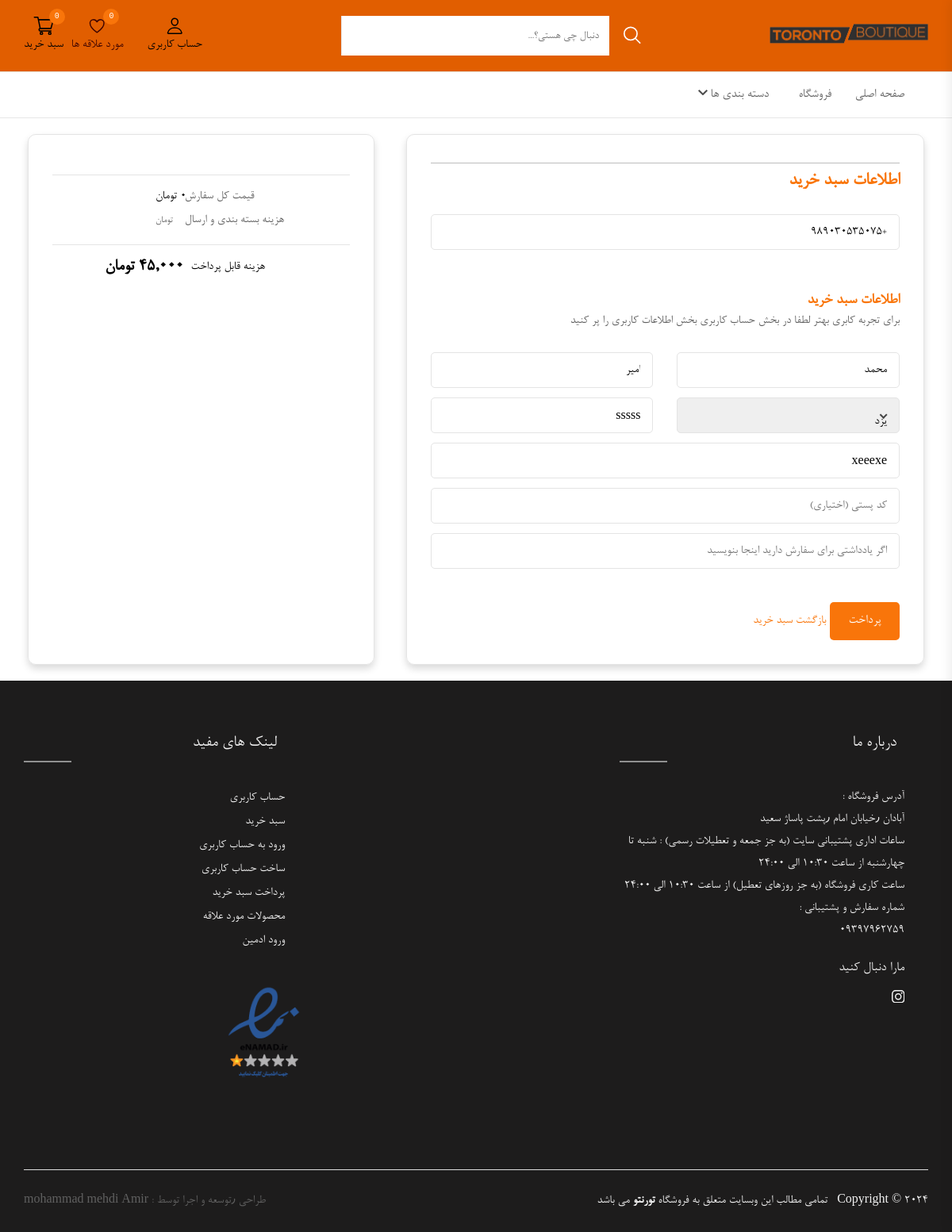
Page /order/create/ (signed in) on the committed database.
### accounts/models.py (models this page shows)
class Customuser(AbstractUser):
    phone_number=PhoneNumberField(region='IR')

### orders/models.py (models this page shows, shortened)
class order(models.Model):
    ORDER_OPTIONS = [
    ('در انتظار تایید', 'در انتظار تایید'),
    ( 'در حال آماده سازی', 'در حال آماده سازی'),
    ( 'ارسال شده', 'ارسال شده')
]
    user=models.ForeignKey(get_user_model(),on_delete=models.CASCADE,related_name='orders',null=True,verbose_name=_('customer :'))
    phone_number=PhoneNumberField(verbose_name=_('phone number :'))
    first_name=models.CharField(max_length=30,verbose_name=_('First Name :'))
    last_name=models.CharField(max_length=30,verbose_name=_('Last Name :'))
    province=models.ForeignKey(Province,on_delete=models.CASCADE,null=True,related_name='orders',verbose_name=_('province :'))
    city=models.CharField(max_length=50,verbose_name=_('city :'))
    address=models.CharField(max_length=150,verbose_name=_('address :'))
    postal_code=models.CharField(max_length=10,verbose_name=_('postal code :'),null=True,blank=True)
    datetime_order=models.DateTimeField(auto_now_add=True)
    datetime_order_modified=models.DateTimeField(auto_now=True)
    peyment_status=models.BooleanField(default=False,verbose_name=_('peyment_status :'))
    order_status =models.CharField(max_length=50,choices=ORDER_OPTIONS,null=True,default='در انتظار تایید',verbose_name=_('order_status :'))
    order_note=models.TextField(blank=True,verbose_name=_('Do You Have Any Note For This Order?'))
    total_price=models.PositiveIntegerField(null=True,blank=True,verbose_name=_('total order price:'))
    zarinpal_authority = models.CharField(max_length=225,blank=True,verbose_name=_(' zarinpal authority code:'))
    class NotEnoughException(Exception):
        def __init__(self, number):
            self.number = number
    class Meta:
        verbose_name_plural ='سفارشات'

### orders/views.py (the view)
# urls.py: path('create/',order_create,name='order_create'),
@login_required
def order_create(request):
    cart=Cart(request)
    order_form=AddOrderForm()
    if request.method == 'POST':
        order_form=AddOrderForm(request.POST)
        if order_form.is_valid():
            if len(cart)!=0:
                SHIPING_PRICE=Shiping_price.objects.get().shiping_price
                order_obj =order_form.save(commit=False)
                order_obj.user=request.user
                order_obj.phone_number=order_form.cleaned_data['phone_number']
                order_obj.total_price=cart.get_total_price()+SHIPING_PRICE
                order_obj.save()
                try:
                    for item in cart:
                        pro=Product.objects.get(id=item['product_object'])
                        order_item.objects.create(
                            order=order_obj,
                            product=Product.objects.get(id=pro.id),
                            size=item['size'],
                            color=item['color'],
                            quantity=item['quantity'],
                            price=pro.price,
                            total_price=item['total_price']
                        )
                    request.session['order_id'] = order_obj.id
                    return redirect('peyment_request')
                except Exception as e:
                    print(e,'-------------------------')
                    messages.error(request,_('please try again'))
                    last_order_info=1
            else:
                messages.error(request,_('your cart is empty'))
                last_order_info=1
        else:
            messages.error(request,_('your order has not been registered, please try again'))
            last_order_info=1
    else:
        order_form=AddOrderForm()
        if request.user.orders.exists():
            last_order = request.user.orders.last()
            last_order_info = last_order  # You can access the order fields directly
        else:
            last_order_info=1
    return render(request,'orders/order_create.html',{
        'form':order_form,
        'province':Province.objects.all(),
        'customer':request.user,
        'order_info':last_order_info
    })

### orders/forms.py
class AddOrderForm(forms.ModelForm):
    class Meta:
        model = order
        fields = ('phone_number','first_name','last_name','province','city','address','postal_code','order_note','total_price')

### carts/cart.py (called while the page is built, shortened)
    def __len__(self):
        return len(self.cart.keys())

    def get_total_price(self):
        product_ids = []
        for item in self.cart.values():
            product_ids.append(item['product'])
        s = 0
        return s

### carts/cart_context.py (called while the page is built)
def cart(request):
    return {'cart':Cart(request)}

### orders/templatetags/price_tags.py (called while the page is built)
@register.filter
def apply_shiping_price(total_price):
    return total_price+SHIPING_PRICE

### products/category_context.py (called while the page is built)
def category1(request):
    return {'Category':Category.objects.select_related('discount').prefetch_related('products').all()}

### products/templatetags/persian_number.py (called while the page is built)
@register.filter
def to_persian(value):
    if settings.LANGUAGE_CODE == 'fa':
        value=str(value)
        translation_table = value.maketrans('0123456789','۰۱۲۳۴۵۶۷۸۹')
        return value.translate(translation_table)
    else:
        return value

### orders/templates/orders/order_create.html (shortened to what this page needs)
{% extends '_base.html' %}
{% load mathfilters %}
{% load price_tags %}
{% load persian_number %}
{% load solo_tags %}
{% load custom_mathfilter %}
{% load humanize %}
{% load tags_for_cart %}
{% block content %}
<div class="checkout__page--area">
    <div class="container">
        <div class="checkout__page--inner d-flex">
            <div class="main checkout__mian shadow"  style="margin: 20px; ">
                                            <td class="checkout__total--calculated__text text-right" style="position: absolute ;left: 40px;">{% get_solo 'orders.Shiping_price' as shiping_price %}
                                                {{ shiping_price.shiping_price|intcomma:False }} تومان</td>
                <main class="main__content_wrapper" style="border-top: 1px solid rgba(128, 128, 128, 0.523); padding-top: 10px;">
                    <form action="{% url 'order_create' %}" method="post">
                        <div class="checkout__content--step section__contact--information">
                            <div
                                class="section__header checkout__section--header d-flex align-items-center justify-content-between mb-25">
                                <h2 class="section__header--title h3" style="font-size: x-large; color: var(--secondary-color);"> <b>اطلاعات سبد خرید</b></h2>
                            </div>
                            <div class="customer__information">
                                <div class="checkout__email--phone mb-12">
                                    <label>
                                        <input class="checkout__input--field border-radius-5" name="phone_number"
                                            placeholder="شماره تلفن همراه مانند : +989121234567" type="text" value="{% if user.phone_number %}{{user.phone_number}}{% endif %}" name="phone_number">
                                    </label>
                                </div>
                            </div>
                        </div>
                        <div class="checkout__content--step section__shipping--address" >
                            <div class="section__header mb-25">
                                <h3 class="section__header--title" style=" color: var(--secondary-color);">اطلاعات سبد خرید</h3>
                                <p>برای تجربه کابری بهتر لطفا در بخش حساب کاربری بخش اطلاعات کاربری را پر کنید</p>
                            </div>
                            <div class="section__shipping--address__content">
                                <div class="row">
                                    <div class="col-lg-6 mb-12">
                                        <div class="checkout__input--list ">
                                            <label>
                                                <input class="checkout__input--field border-radius-5"
                                                    placeholder="نام" type="text" name="first_name"
                                                    value={{user.first_name}}>
                                            </label>
                                        </div>
                                    </div>
                                    <div class="col-lg-6 mb-12">
                                        <div class="checkout__input--list">
                                            <label>
                                                <input class="checkout__input--field border-radius-5"
                                                    placeholder="نام خانوادگی" type="text" name="last_name"
                                                    value={{user.last_name}}>
                                            </label>
                                        </div>
                                    </div>
                                    <div class="col-lg-6 mb-12">
                                        <div class="checkout__input--list checkout__input--select select">
                                            <select class="checkout__input--select__field border-radius-5"
                                                name="province">
                                                {% for pro in province %}
                                                <option selected value={{pro.id}}>{{pro.name}}</option>
                                                {% endfor %}
                                            </select>
                                        </div>
                                    </div>
                                    <div class="col-lg-6 mb-12">
                                        <div class="checkout__input--list">
                                            <label>
                                                <input class="checkout__input--field border-radius-5" placeholder="شهر"
                                                    type="text" name="city" value={{order_info.city}}>
                                            </label>
                                        </div>
                                    </div>
                                    <div class="col-12 mb-12">
                                        <div class="checkout__input--list">
                                            <label>
                                                <input class="checkout__input--field border-radius-5"
                                                    placeholder="محله٫خیابان٫پلاک..." type="text" name="address" value={{order_info.address}}>
                                            </label>
                                        </div>
                                    </div>
                                    <div class="col-12 mb-12">
                                        <div class="checkout__input--list">
                                            <label>
                                                <input class="checkout__input--field border-radius-5" name="postal_code"
                                                    placeholder="کد پستی (اختیاری)" type="number" value={{order_info.posatl_code}}>
                                            </label>
                                        </div>
                                    </div>
                                    <div class="col-12 mb-12">
                                        <div class="checkout__input--list">
                                            <label>
                                                <input class="checkout__input--field border-radius-5" name="order_note"
                                                    placeholder="اگر یادداشتی برای سفارش دارید اینجا بنویسید" type="texteria">
                                            </label>
                                        </div>
                                    </div>
                                </div>
                            </div>
                        </div>
                        <div class="checkout__content--step__footer d-flex align-items-center">
                            <button class="continue__shipping--btn primary__btn border-radius-5" type="submit" style="margin-left: 5px;">پرداخت</button>
                            <a class="previous__link--content" href="{% url 'carts:cart_detail' %}" style="left: 10px;">بازگشت سبد خرید</a>
                        </div>
                    </form>
                </main>
            </div>
            <aside class="checkout__sidebar sidebar shadow" style="margin: 20px; ">
                <div class="checkout__total">
                    <table class="checkout__total--table">
                        <tbody class="checkout__total--body">
                            <tr class="checkout__total--items">
                                <td class="checkout__total--title text-left">قیمت کل سفارش </td>
                                <td class="checkout__total--amount text-right" style="position: absolute ;left: 195px;">{{cart.get_total_price|intcomma:False|to_persian}} تومان</td>
                            </tr>
                            <tr class="checkout__total--items">
                                <td class="checkout__total--title text-left">هزینه بسته بندی و ارسال</td>
                                <td class="checkout__total--calculated__text text-right" style="position: absolute ;left: 195px;">
                                    {% get_solo 'orders.Shiping_price' as shiping_price %}
                                    {{ shiping_price.shiping_price|intcomma:False }}تومان</td>
                            </tr>
                        </tbody>
                        <tfoot class="checkout__total--footer">
                            <tr class="checkout__total--footer__items">
                                <td class="checkout__total--footer__title checkout__total--footer__list text-left">هزینه قابل پرداخت&nbsp;&nbsp;
                                </td>
                                <td class="checkout__total--footer__amount checkout__total--footer__list text-right" >
                                    {{cart.get_total_price |apply_shiping_price|intcomma:False|to_persian}} تومان</td>
                            </tr>
                        </tfoot>
                    </table>
                </div>
            </aside>
        </div>
    </div>
</div>
{% endblock content %}

### rows in the picture
Customuser: phone_number "+989030535075", first_name "محمد", last_name "امیر"
order: city "sssss", address "xeeexe"

### other values in the picture
{{ user.customer.wishlists.all|length }} "0"
{{ cart|length }} "0"
{{ cart.get_total_price |apply_shiping_price|intcomma:False|to_persian }} "۴۵,۰۰۰"
form field province "یزد"
